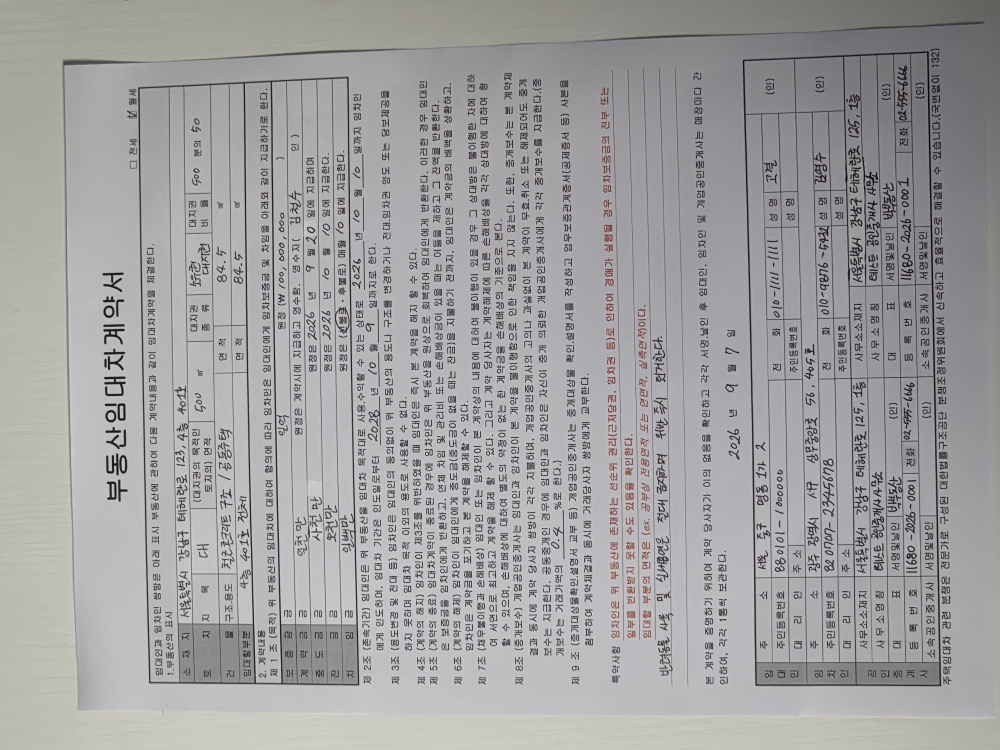
#> input picture sample.jpg, 4000 x 3000 px (shown at 1/4 size)
$ python check_eval_regions.py
#> lines starting #> are read from the running program, lines starting #| are printed output that depends on the picture

from pathlib import Path
from PIL import Image, ImageOps, ImageDraw

BASE = Path(__file__).resolve().parent

img = ImageOps.exif_transpose(
    Image.open(BASE.parent / "sample.jpg")
).convert("RGB")
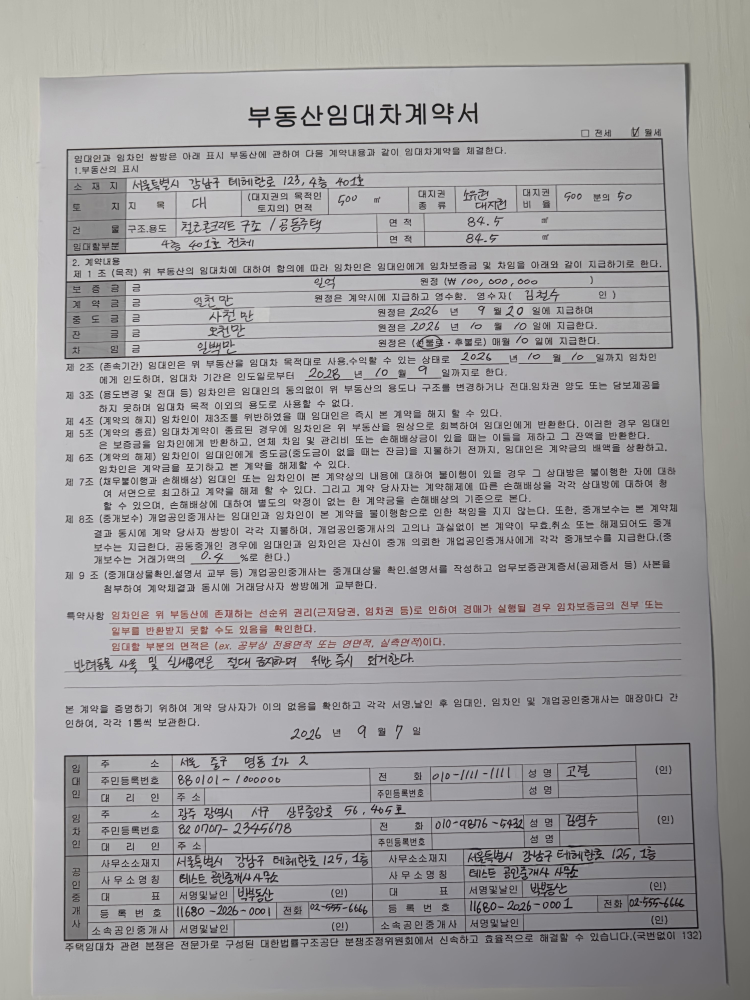
#> img: PIL image 3000x4000 RGB (shown at 1/4 size); mean R, G, B 161.4, 160.1, 161.1

draw = ImageDraw.Draw(img)

regions = {
    "Upper Table": [261, 576, 2692, 1427],
    "Lower Table": [256, 2980, 2789, 3776]
}

for name, box in regions.items():
    draw.rectangle(box, outline="red", width=12)
    draw.text((box[0], box[1] - 35), name, fill="red")

img.thumbnail((900, 1200))
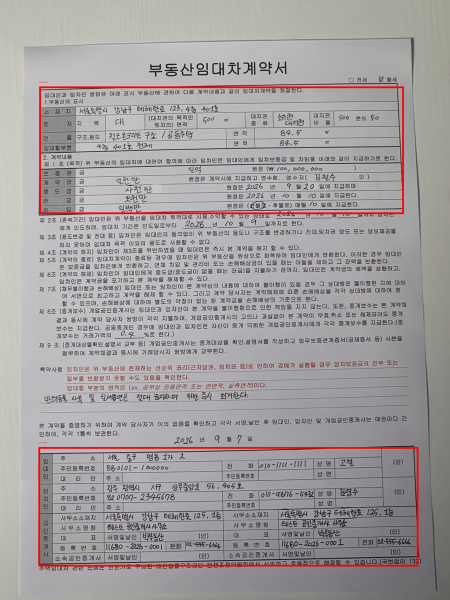
#> img: PIL image 900x1200 RGB (shown at 1/2 size); mean R, G, B 162.9, 158.3, 159.2
img.save(BASE / "evaluation_regions_check.jpg")

print("평가 영역 확인 이미지 생성 완료")
